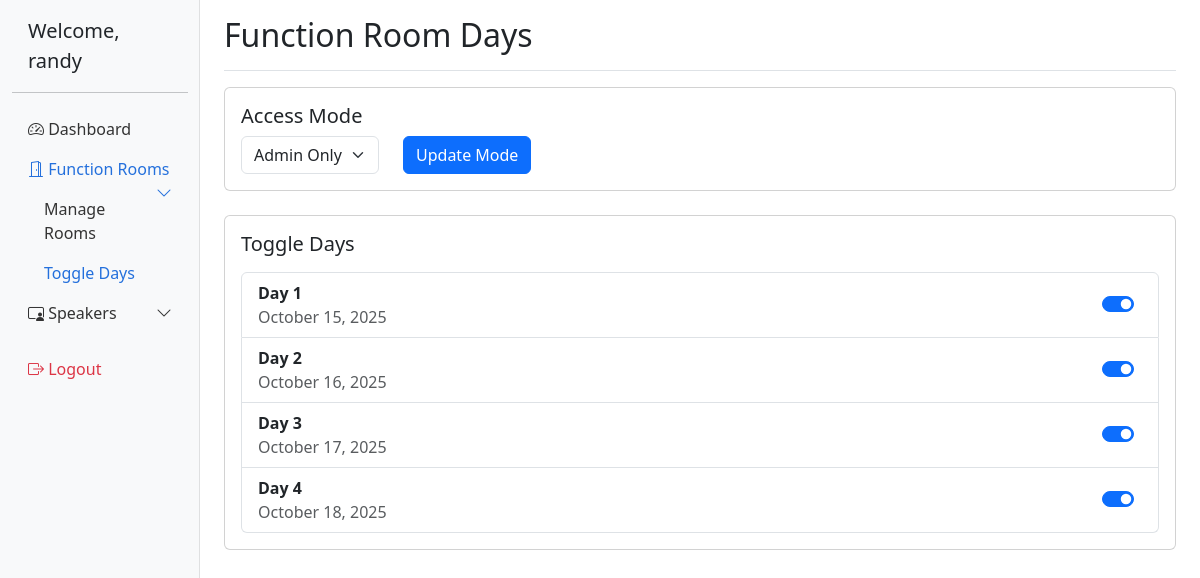
The app's page /admin/admin_function_days.php (signed in) with its own data.
### tables this page shows
CREATE TABLE `app_settings` (
  `id` int(10) UNSIGNED NOT NULL,
  `setting_key` varchar(100) NOT NULL,
  `setting_value` text NOT NULL,
  `updated_at` timestamp NOT NULL DEFAULT current_timestamp() ON UPDATE current_timestamp()
);

CREATE TABLE `function_room_days` (
  `id` int(11) NOT NULL,
  `day_date` date NOT NULL,
  `room_id` int(11) DEFAULT NULL,
  `day` date NOT NULL,
  `enabled` tinyint(1) NOT NULL DEFAULT 1,
  `start_time` time DEFAULT NULL,
  `end_time` time DEFAULT NULL,
  `label` varchar(150) NOT NULL DEFAULT 'Day',
  `is_enabled` tinyint(1) NOT NULL DEFAULT 1
);

### admin/admin_function_days.php (the view, shortened to what this page needs)
<?php
require_once __DIR__ . '/../db.php';
$admin_name = $_SESSION['user_name'] ?? 'Admin';
$currentMode = 'date_strict';
$res = $conn->query("SELECT setting_value FROM app_settings WHERE setting_key='function_room_mode'");
if ($res && $row = $res->fetch_assoc()) {
    $currentMode = $row['setting_value'];
}
$days = [];
$sql = "SELECT id, label, day_date, is_enabled FROM function_room_days ORDER BY day_date ASC";
if ($stmt = $conn->prepare($sql)) {
    $stmt->execute();
    $res = $stmt->get_result();
    $days = $res->fetch_all(MYSQLI_ASSOC);
}
?>
<!DOCTYPE html>
<html lang="en">
<head>
    <link href="https://cdn.jsdelivr.net/npm/bootstrap@5.3.2/dist/css/bootstrap.min.css" rel="stylesheet">
    <link href="https://cdn.jsdelivr.net/npm/bootstrap-icons@1.11.1/font/bootstrap-icons.css" rel="stylesheet">
</head>
<body>
<div class="container-fluid">
    <div class="row">
        <nav class="col-md-3 col-lg-2 d-md-block bg-light sidebar collapse">
            <div class="position-sticky pt-3">
                <div class="px-3 mb-3">
                    <span class="fs-5">Welcome, <?= htmlspecialchars($admin_name) ?></span>
                </div>
                <hr>
                <ul class="nav flex-column">
                    <li class="nav-item"><a class="nav-link" href="Admin_dashboard.php"><i class="bi bi-speedometer2"></i> Dashboard</a></li>
                    <li class="nav-item">
                        <a class="nav-link active" data-bs-toggle="collapse" href="#functionRoomsMenu"><i class="bi bi-door-open"></i> Function Rooms <i class="bi bi-chevron-down float-end"></i></a>
                        <div class="collapse show" id="functionRoomsMenu">
                            <ul class="nav flex-column ms-3">
                                <li class="nav-item"><a class="nav-link" href="manage_rooms.php">Manage Rooms</a></li>
                                <li class="nav-item"><a class="nav-link active" href="admin_function_days.php">Toggle Days</a></li>
                            </ul>
                        </div>
                    </li>
                    <li class="nav-item">
                        <a class="nav-link" data-bs-toggle="collapse" href="#speakersMenu"><i class="bi bi-person-video3"></i> Speakers <i class="bi bi-chevron-down float-end"></i></a>
                    </li>
                    <li class="nav-item mt-3"><a class="nav-link text-danger" href="admin_logout.php"><i class="bi bi-box-arrow-right"></i> Logout</a></li>
                </ul>
            </div>
        </nav>
        <main class="col-md-9 ms-sm-auto col-lg-10 px-md-4">
            <div class="d-flex justify-content-between align-items-center pt-3 pb-2 mb-3 border-bottom">
                <h1 class="h2">Function Room Days</h1>
            </div>
            <div class="card mb-4">
                <div class="card-body">
                    <h5 class="card-title">Access Mode</h5>
                    <form method="post" class="mb-0">
                        <div class="row align-items-center">
                            <div class="col-auto">
                                <select name="mode" class="form-select">
                                    <option value="admin_only" <?= $currentMode === 'admin_only' ? 'selected' : '' ?>>Admin Only</option>
                                </select>
                            </div>
                            <div class="col-auto">
                                <button type="submit" class="btn btn-primary">Update Mode</button>
                            </div>
                        </div>
                    </form>
                </div>
            </div>
            <div class="card">
                <div class="card-body">
                    <h5 class="card-title mb-3">Toggle Days</h5>
                    <div class="list-group">
                        <?php foreach ($days as $d): ?>
                            <div class="list-group-item d-flex justify-content-between align-items-center">
                                <div>
                                    <strong><?= htmlspecialchars($d['label']) ?></strong>
                                    <div class="text-muted"><?= (new DateTime($d['day_date']))->format('F j, Y') ?></div>
                                </div>
                                <div class="form-check form-switch">
                                    <input class="form-check-input toggle-day" type="checkbox"
                                           data-day-id="<?= (int)$d['id'] ?>"
                                           <?= ((int)$d['is_enabled'] === 1) ? 'checked' : '' ?>>
                                </div>
                            </div>
                        <?php endforeach; ?>
                    </div>
                </div>
            </div>
        </main>
    </div>
</div>
</body>
</html>

### admin/admin_function_days.php (style rules this page uses)
.sidebar { min-height: 100vh; box-shadow: inset -1px 0 0 rgba(0,0,0,.1); }
.sidebar .nav-link { color: #333; }
.sidebar .nav-link.active { color: #2470dc; }

### records on screen
app_settings: mode "Admin Only"
function_room_days: label "Day 1", day_date "October 15, 2025", is_enabled "☑"
function_room_days: label "Day 2", day_date "October 16, 2025", is_enabled "☑"
function_room_days: label "Day 3", day_date "October 17, 2025", is_enabled "☑"
function_room_days: label "Day 4", day_date "October 18, 2025", is_enabled "☑"

### other values on screen
$admin_name "randy"
